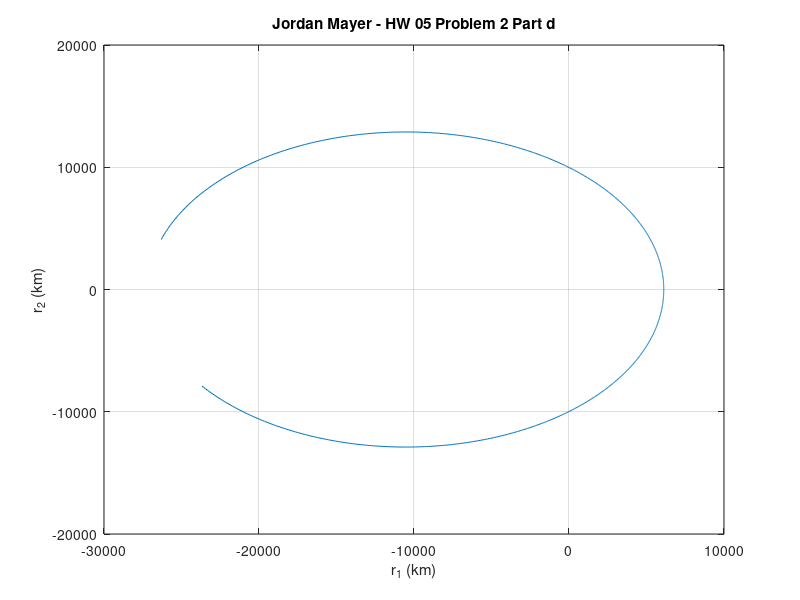

Write MATLAB code to recreate this figure.
%%%%%
% Jordan Mayer
% AAE 532
% HW 05
%%%%%

%%% Problem 2 %%%

fprintf('\nProblem 2:\n\n');

% Part a
fprintf('Part a:\n\n');
% Find E from M
M_0 = deg2rad(360-120);  % initial mean anomaly
E_0 = 123;  % indicates E_0 was not found
e = 0.632653;
for E = linspace(0,2*pi,10^6)  % iterate through possible eccentric
                               % anomaly values
    M = E - e*sin(E);
    if abs(M - M_0) < 10^-5  % stop when value of E results in (almost)
                             % correct M
        E_0 = E;
        break;
    end
end
fprintf('E_0 = %.6f\n\n', E_0);

% Part c
fprintf('Part b:\n\n');
% Find E from M
M_f = 2.61798;  % final mean anomaly
E_f = 123;  % indicates E_f was not found
for E = linspace(0,2*pi,10^6)  % iterate through possible eccentric
                               % anomaly values
    M = E - e*sin(E);
    if abs(M - M_f) < 10^-5  % stop when value of E results in (almost)
                             % correct M
        E_f = E;
        break;
    end
end
fprintf('E_f = %.6f\n\n', E_f);

% Part d
p = 9980.64;  % semi-latus rectum, km
thetaStar = linspace(rad2deg(-2.81970),rad2deg(2.98740),1000);  % range of true anomalies, deg
r = p ./ (1 + e*cosd(thetaStar));  % corresponding radii, km
r_1 = r .* cosd(thetaStar);  % radii components in e_hat dir
r_2 = r .* sind(thetaStar);  % radii components in p_hat dir

close all;  % close any open figures
plot(r_1, r_2); grid on;
xlabel('r_1 (km)'); ylabel('r_2 (km)');
title('Jordan Mayer - HW 05 Problem 2 Part d');
axis([-30000 10000 -20000 20000]);  % scale axes for more intuitive plot